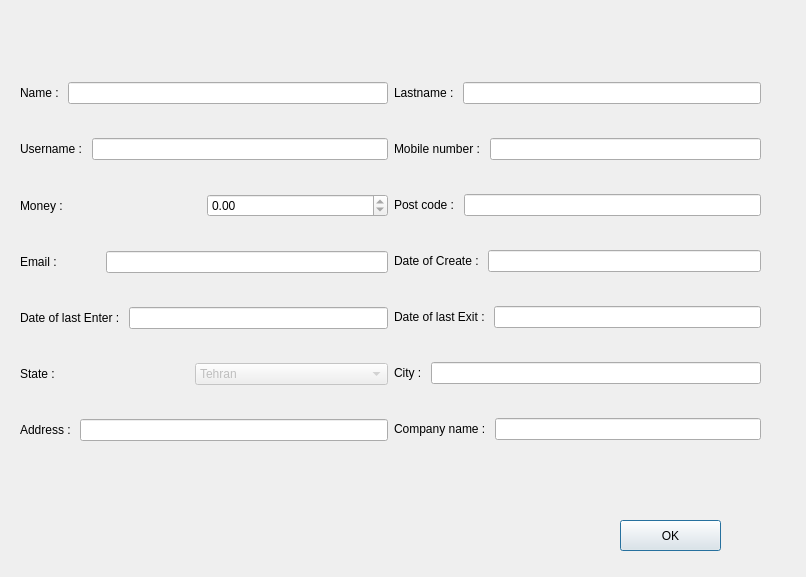
<?xml version="1.0" encoding="UTF-8"?>
<ui version="4.0">
 <class>DetailUser</class>
 <widget class="QDialog" name="DetailUser">
  <property name="geometry">
   <rect>
    <x>0</x>
    <y>0</y>
    <width>806</width>
    <height>577</height>
   </rect>
  </property>
  <property name="sizePolicy">
   <sizepolicy hsizetype="Fixed" vsizetype="Fixed">
    <horstretch>0</horstretch>
    <verstretch>0</verstretch>
   </sizepolicy>
  </property>
  <property name="windowTitle">
   <string>Dialog</string>
  </property>
  <widget class="QPushButton" name="btn_ok">
   <property name="geometry">
    <rect>
     <x>620</x>
     <y>520</y>
     <width>101</width>
     <height>31</height>
    </rect>
   </property>
   <property name="autoFillBackground">
    <bool>false</bool>
   </property>
   <property name="text">
    <string>OK</string>
   </property>
  </widget>
  <widget class="QWidget" name="layoutWidget">
   <property name="geometry">
    <rect>
     <x>20</x>
     <y>54</y>
     <width>741</width>
     <height>421</height>
    </rect>
   </property>
   <layout class="QHBoxLayout" name="horizontalLayout_15">
    <item>
     <layout class="QVBoxLayout" name="verticalLayout">
      <item>
       <layout class="QHBoxLayout" name="horizontalLayout">
        <item>
         <widget class="QLabel" name="lbl_name">
          <property name="text">
           <string>Name : </string>
          </property>
         </widget>
        </item>
        <item>
         <widget class="QLineEdit" name="led_name">
          <property name="readOnly">
           <bool>true</bool>
          </property>
         </widget>
        </item>
       </layout>
      </item>
      <item>
       <layout class="QHBoxLayout" name="horizontalLayout_2">
        <item>
         <widget class="QLabel" name="lbl_username">
          <property name="text">
           <string>Username : </string>
          </property>
         </widget>
        </item>
        <item>
         <widget class="QLineEdit" name="led_username">
          <property name="readOnly">
           <bool>true</bool>
          </property>
         </widget>
        </item>
       </layout>
      </item>
      <item>
       <layout class="QHBoxLayout" name="horizontalLayout_3">
        <item>
         <widget class="QLabel" name="lbl_money">
          <property name="text">
           <string>Money : </string>
          </property>
         </widget>
        </item>
        <item>
         <widget class="QDoubleSpinBox" name="spb_money">
          <property name="readOnly">
           <bool>true</bool>
          </property>
          <property name="maximum">
           <double>100000000.000000000000000</double>
          </property>
         </widget>
        </item>
       </layout>
      </item>
      <item>
       <layout class="QHBoxLayout" name="horizontalLayout_4">
        <item>
         <widget class="QLabel" name="lbl_email">
          <property name="text">
           <string>Email : </string>
          </property>
         </widget>
        </item>
        <item>
         <spacer name="horizontalSpacer">
          <property name="orientation">
           <enum>Qt::Horizontal</enum>
          </property>
          <property name="sizeType">
           <enum>QSizePolicy::Maximum</enum>
          </property>
          <property name="sizeHint" stdset="0">
           <size>
            <width>40</width>
            <height>20</height>
           </size>
          </property>
         </spacer>
        </item>
        <item>
         <widget class="QLineEdit" name="led_email">
          <property name="readOnly">
           <bool>true</bool>
          </property>
         </widget>
        </item>
       </layout>
      </item>
      <item>
       <layout class="QHBoxLayout" name="horizontalLayout_5">
        <item>
         <widget class="QLabel" name="lbl_date_last_enter">
          <property name="text">
           <string>Date of last Enter : </string>
          </property>
         </widget>
        </item>
        <item>
         <widget class="QLineEdit" name="led_last_enter">
          <property name="readOnly">
           <bool>true</bool>
          </property>
         </widget>
        </item>
       </layout>
      </item>
      <item>
       <layout class="QHBoxLayout" name="horizontalLayout_6">
        <item>
         <widget class="QLabel" name="lbl_state">
          <property name="text">
           <string>State : </string>
          </property>
         </widget>
        </item>
        <item>
         <widget class="QComboBox" name="cmb_state">
          <property name="enabled">
           <bool>false</bool>
          </property>
          <property name="editable">
           <bool>false</bool>
          </property>
          <property name="duplicatesEnabled">
           <bool>false</bool>
          </property>
          <item>
           <property name="text">
            <string>Tehran</string>
           </property>
          </item>
          <item>
           <property name="text">
            <string>Ardabil</string>
           </property>
          </item>
          <item>
           <property name="text">
            <string>Azerbaijan, East</string>
           </property>
          </item>
          <item>
           <property name="text">
            <string>Azerbaijan, West</string>
           </property>
          </item>
          <item>
           <property name="text">
            <string>Bushehr</string>
           </property>
          </item>
          <item>
           <property name="text">
            <string>Chahar Mahaal and Bakhtiari</string>
           </property>
          </item>
          <item>
           <property name="text">
            <string>Fars</string>
           </property>
          </item>
          <item>
           <property name="text">
            <string>Gilan</string>
           </property>
          </item>
          <item>
           <property name="text">
            <string>Golestan</string>
           </property>
          </item>
          <item>
           <property name="text">
            <string>Hamadan</string>
           </property>
          </item>
          <item>
           <property name="text">
            <string>Hormozgan</string>
           </property>
          </item>
          <item>
           <property name="text">
            <string>Ilam</string>
           </property>
          </item>
          <item>
           <property name="text">
            <string>Isfahan</string>
           </property>
          </item>
          <item>
           <property name="text">
            <string>Kerman</string>
           </property>
          </item>
          <item>
           <property name="text">
            <string>Kermanshah</string>
           </property>
          </item>
          <item>
           <property name="text">
            <string>Khorasan, North</string>
           </property>
          </item>
          <item>
           <property name="text">
            <string>Khorasan, Razavi</string>
           </property>
          </item>
          <item>
           <property name="text">
            <string>Khorasan, South</string>
           </property>
          </item>
          <item>
           <property name="text">
            <string>Khuzestan</string>
           </property>
          </item>
          <item>
           <property name="text">
            <string>Kohgiluyeh and Boyer-Ahmad</string>
           </property>
          </item>
          <item>
           <property name="text">
            <string>Kurdistan</string>
           </property>
          </item>
          <item>
           <property name="text">
            <string>Lorestan</string>
           </property>
          </item>
          <item>
           <property name="text">
            <string>Markazi</string>
           </property>
          </item>
          <item>
           <property name="text">
            <string>Mazandaran</string>
           </property>
          </item>
          <item>
           <property name="text">
            <string>Qazvin</string>
           </property>
          </item>
          <item>
           <property name="text">
            <string>Qom</string>
           </property>
          </item>
          <item>
           <property name="text">
            <string>Semnan</string>
           </property>
          </item>
          <item>
           <property name="text">
            <string>Sistan and Baluchestan</string>
           </property>
          </item>
          <item>
           <property name="text">
            <string>Alborz</string>
           </property>
          </item>
          <item>
           <property name="text">
            <string>Yazd</string>
           </property>
          </item>
          <item>
           <property name="text">
            <string>Zanjan</string>
           </property>
          </item>
         </widget>
        </item>
       </layout>
      </item>
      <item>
       <layout class="QHBoxLayout" name="horizontalLayout_7">
        <item>
         <widget class="QLabel" name="lbl_address">
          <property name="text">
           <string>Address : </string>
          </property>
         </widget>
        </item>
        <item>
         <widget class="QLineEdit" name="led_address">
          <property name="readOnly">
           <bool>true</bool>
          </property>
         </widget>
        </item>
       </layout>
      </item>
     </layout>
    </item>
    <item>
     <layout class="QVBoxLayout" name="verticalLayout_2">
      <item>
       <layout class="QHBoxLayout" name="horizontalLayout_8">
        <item>
         <widget class="QLabel" name="lbl_lastname">
          <property name="text">
           <string>Lastname : </string>
          </property>
         </widget>
        </item>
        <item>
         <widget class="QLineEdit" name="led_lastname">
          <property name="readOnly">
           <bool>true</bool>
          </property>
         </widget>
        </item>
       </layout>
      </item>
      <item>
       <layout class="QHBoxLayout" name="horizontalLayout_9">
        <item>
         <widget class="QLabel" name="lbl_mobilenumber">
          <property name="text">
           <string>Mobile number : </string>
          </property>
         </widget>
        </item>
        <item>
         <widget class="QLineEdit" name="led_mobilenumber">
          <property name="readOnly">
           <bool>true</bool>
          </property>
         </widget>
        </item>
       </layout>
      </item>
      <item>
       <layout class="QHBoxLayout" name="horizontalLayout_10">
        <item>
         <widget class="QLabel" name="lbl_postcode">
          <property name="text">
           <string>Post code : </string>
          </property>
         </widget>
        </item>
        <item>
         <widget class="QLineEdit" name="led_postcode">
          <property name="readOnly">
           <bool>true</bool>
          </property>
         </widget>
        </item>
       </layout>
      </item>
      <item>
       <layout class="QHBoxLayout" name="horizontalLayout_11">
        <item>
         <widget class="QLabel" name="lbl_date_create">
          <property name="text">
           <string>Date of Create : </string>
          </property>
         </widget>
        </item>
        <item>
         <widget class="QLineEdit" name="led_create">
          <property name="readOnly">
           <bool>true</bool>
          </property>
         </widget>
        </item>
       </layout>
      </item>
      <item>
       <layout class="QHBoxLayout" name="horizontalLayout_12">
        <item>
         <widget class="QLabel" name="lbl_date_last_exit">
          <property name="text">
           <string>Date of last Exit : </string>
          </property>
         </widget>
        </item>
        <item>
         <widget class="QLineEdit" name="led_last_exit">
          <property name="readOnly">
           <bool>true</bool>
          </property>
         </widget>
        </item>
       </layout>
      </item>
      <item>
       <layout class="QHBoxLayout" name="horizontalLayout_13">
        <item>
         <widget class="QLabel" name="lbl_city">
          <property name="text">
           <string>City : </string>
          </property>
         </widget>
        </item>
        <item>
         <widget class="QLineEdit" name="led_city">
          <property name="readOnly">
           <bool>true</bool>
          </property>
         </widget>
        </item>
       </layout>
      </item>
      <item>
       <layout class="QHBoxLayout" name="horizontalLayout_14">
        <item>
         <widget class="QLabel" name="lbl_company">
          <property name="enabled">
           <bool>true</bool>
          </property>
          <property name="text">
           <string>Company name : </string>
          </property>
         </widget>
        </item>
        <item>
         <widget class="QLineEdit" name="led_companyname">
          <property name="readOnly">
           <bool>true</bool>
          </property>
         </widget>
        </item>
       </layout>
      </item>
     </layout>
    </item>
   </layout>
  </widget>
 </widget>
 <resources/>
 <connections/>
</ui>
